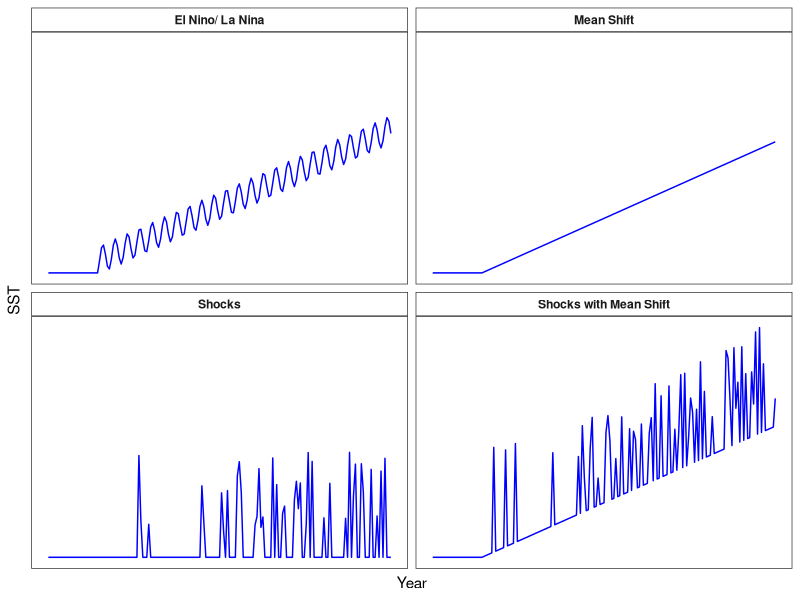
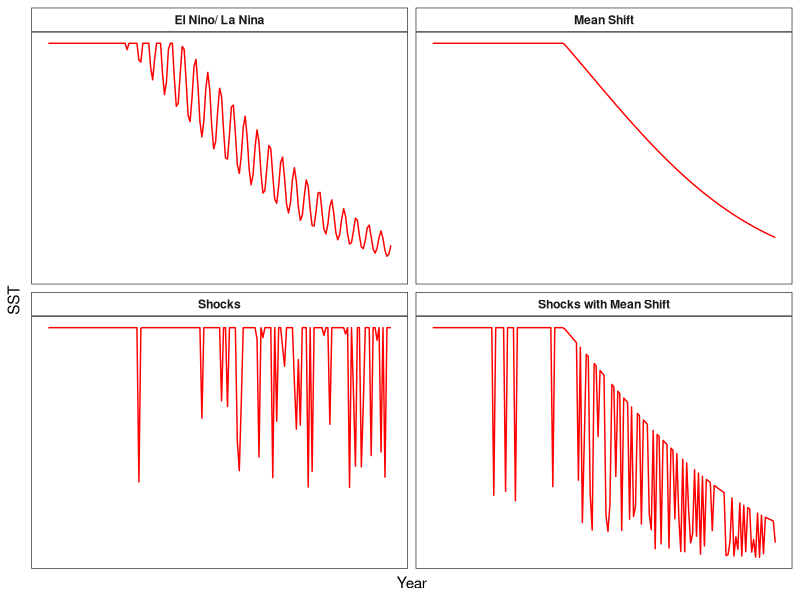

The R script that drew these images, in order:
library(tidyverse)
library(here)

addTaskCallback(function(...) {
  set.seed(42)
  TRUE
})
options(warn = -1)

years <- 175
NS.patches <- 100
EW.patches <- 20
opt.temp <- 25

calc_temp_mortality <- function(SST, opt.temp, temp.range, s) {
  nat.m <- array(0, c(nrow(SST), ncol(SST)))
  m <- 1 - exp((-(SST[, ] - opt.temp)^2) / (temp.range^2)) # temperature based mortality function from Walsworth et al.
  m <- 1 - m
  nat.m <- ifelse(m > s, s, m)
  return(nat.m)
}

### UNCOMMENT FOR CONSTANT MEAN SHIFT SST
SST.patches.mean <- array(opt.temp, c(NS.patches, EW.patches, years))
start_SST <- (opt.temp) + NS.patches * 0.02

for (i in 1:25) {
  SST <- start_SST
  for (lat in 1:NS.patches) {
    SST.patches.mean[lat, , i] <- SST
    SST <- SST - 0.02
  }
}

for (i in 26:years) {
  SST <- start_SST
  for (lat in 1:NS.patches) {
    SST.patches.mean[lat, , i] <- SST
    SST <- SST - 0.02
  }
  start_SST <- start_SST + 0.033
}

### UNCOMMENT FOR ENSO VARIABLE MEAN SST
SST.patches.enso <- array(opt.temp, c(NS.patches, EW.patches, years))
start_SST <- (opt.temp) + NS.patches * 0.02

for (i in 1:25) {
  SST <- start_SST
  for (lat in 1:NS.patches) {
    SST.patches.enso[lat, , i] <- SST
    SST <- SST - 0.02
  }
}

t <- seq(1, years - 25, 1)
b <- array(0, 25)
change <- 0.5 * sin(t) + 0.033
enso.value <- c(b, change)

for (i in 26:years) {
  SST <- start_SST
  for (lat in 1:NS.patches) {
    SST.patches.enso[lat, , i] <- SST
    SST <- SST - 0.02
  }
  start_SST <- start_SST + enso.value[i]
}

### UNCOMMENT FOR SHOCK SST CHANGES
SST.patches.shock <- array(opt.temp, c(NS.patches, EW.patches, years))
start_SST <- (opt.temp) + NS.patches * 0.02

for (i in 1:25) {
  SST <- start_SST
  for (lat in 1:NS.patches) {
    SST.patches.shock[lat, , i] <- SST
    SST <- SST - 0.02
  }
}

for (i in 26:years) {
  SST <- start_SST
  heat_prob <- runif(1, 0, 1)
  if ((i < 75 & heat_prob < 0.1) | (i >= 75 & heat_prob < 0.35)) {
    intensity <- runif(1, 1, 4)
    SST <- start_SST + intensity
  } else {
    SST <- start_SST
  }
  for (lat in 1:NS.patches) {
    SST.patches.shock[lat, , i] <- SST
    SST <- SST - 0.02
  }
}

### MEAN SHOCK
SST.patches.mean.shock <- array(opt.temp, c(NS.patches, EW.patches, years))
start_SST <- (opt.temp) + NS.patches * 0.02

for (i in 1:25) {
  SST <- start_SST
  for (lat in 1:NS.patches) {
    SST.patches.mean.shock[lat, , i] <- SST
    SST <- SST - 0.02
  }
}

for (i in 26:years) {
  heat_prob <- runif(1, 0, 1)
  if ((i < 75 & heat_prob < 0.1) | (i >= 75 & heat_prob < 0.35)) {
    intensity <- runif(1, 1, 4)
    SST <- start_SST + intensity
  } else {
    SST <- start_SST
  }
  for (lat in 1:NS.patches) {
    SST.patches.mean.shock[lat, , i] <- SST
    SST <- SST - 0.02
  }
  start_SST <- start_SST + 0.033
}

output_df_mean <- data.frame() # create dataframe to hold results
output_df_enso <- data.frame()
output_df_shock <- data.frame()
output_df_mean_shock <- data.frame()


# Mean --------------------------------------------------------------------

for (b in 1:years) {
  SSTdf_mean <- SST.patches.mean[, , b] %>%
    as.data.frame()

  SSTdf_mean$lat <- c(1:NS.patches)
  SSTdf_mean$year <- paste0(b)

  output_df_mean <- bind_rows(output_df_mean, SSTdf_mean)
}

SSTdf_mean <- output_df_mean %>%
  pivot_longer(V1:V20,
    names_to = "lon",
    values_to = "sst"
  ) %>%
  mutate(lon = case_when(
    lon == "V1" ~ 1,
    lon == "V2" ~ 2,
    lon == "V3" ~ 3,
    lon == "V4" ~ 4,
    lon == "V5" ~ 5,
    lon == "V6" ~ 6,
    lon == "V7" ~ 7,
    lon == "V8" ~ 8,
    lon == "V9" ~ 9,
    lon == "V10" ~ 10,
    lon == "V11" ~ 11,
    lon == "V12" ~ 12,
    lon == "V13" ~ 13,
    lon == "V14" ~ 14,
    lon == "V15" ~ 15,
    lon == "V16" ~ 16,
    lon == "V17" ~ 17,
    lon == "V18" ~ 18,
    lon == "V19" ~ 19,
    lon == "V20" ~ 20
  )) %>%
  mutate(year = as.numeric(year))

for (b in 1:years) {
  SSTdf_enso <- SST.patches.enso[, , b] %>%
    as.data.frame()
  
  SSTdf_enso$lat <- c(1:NS.patches)
  SSTdf_enso$year <- paste0(b)
  
  output_df_enso <- bind_rows(output_df_enso, SSTdf_enso)
}

SSTdf_enso <- output_df_enso %>%
  pivot_longer(V1:V20,
               names_to = "lon",
               values_to = "sst"
  ) %>%
  mutate(lon = case_when(
    lon == "V1" ~ 1,
    lon == "V2" ~ 2,
    lon == "V3" ~ 3,
    lon == "V4" ~ 4,
    lon == "V5" ~ 5,
    lon == "V6" ~ 6,
    lon == "V7" ~ 7,
    lon == "V8" ~ 8,
    lon == "V9" ~ 9,
    lon == "V10" ~ 10,
    lon == "V11" ~ 11,
    lon == "V12" ~ 12,
    lon == "V13" ~ 13,
    lon == "V14" ~ 14,
    lon == "V15" ~ 15,
    lon == "V16" ~ 16,
    lon == "V17" ~ 17,
    lon == "V18" ~ 18,
    lon == "V19" ~ 19,
    lon == "V20" ~ 20
  )) %>%
  mutate(year = as.numeric(year))

for (b in 1:years) {
  SSTdf_shock <- SST.patches.shock[, , b] %>%
    as.data.frame()
  
  SSTdf_shock$lat <- c(1:NS.patches)
  SSTdf_shock$year <- paste0(b)
  
  output_df_shock <- bind_rows(output_df_shock, SSTdf_shock)
}

SSTdf_shock <- output_df_shock %>%
  pivot_longer(V1:V20,
               names_to = "lon",
               values_to = "sst"
  ) %>%
  mutate(lon = case_when(
    lon == "V1" ~ 1,
    lon == "V2" ~ 2,
    lon == "V3" ~ 3,
    lon == "V4" ~ 4,
    lon == "V5" ~ 5,
    lon == "V6" ~ 6,
    lon == "V7" ~ 7,
    lon == "V8" ~ 8,
    lon == "V9" ~ 9,
    lon == "V10" ~ 10,
    lon == "V11" ~ 11,
    lon == "V12" ~ 12,
    lon == "V13" ~ 13,
    lon == "V14" ~ 14,
    lon == "V15" ~ 15,
    lon == "V16" ~ 16,
    lon == "V17" ~ 17,
    lon == "V18" ~ 18,
    lon == "V19" ~ 19,
    lon == "V20" ~ 20
  )) %>%
  mutate(year = as.numeric(year))

for (b in 1:years) {
  SSTdf_mean_shock <- SST.patches.mean.shock[, , b] %>%
    as.data.frame()
  
  SSTdf_mean_shock$lat <- c(1:NS.patches)
  SSTdf_mean_shock$year <- paste0(b)
  
  output_df_mean_shock <- bind_rows(output_df_mean_shock, SSTdf_mean_shock)
}

SSTdf_mean_shock <- output_df_mean_shock %>%
  pivot_longer(V1:V20,
               names_to = "lon",
               values_to = "sst"
  ) %>%
  mutate(lon = case_when(
    lon == "V1" ~ 1,
    lon == "V2" ~ 2,
    lon == "V3" ~ 3,
    lon == "V4" ~ 4,
    lon == "V5" ~ 5,
    lon == "V6" ~ 6,
    lon == "V7" ~ 7,
    lon == "V8" ~ 8,
    lon == "V9" ~ 9,
    lon == "V10" ~ 10,
    lon == "V11" ~ 11,
    lon == "V12" ~ 12,
    lon == "V13" ~ 13,
    lon == "V14" ~ 14,
    lon == "V15" ~ 15,
    lon == "V16" ~ 16,
    lon == "V17" ~ 17,
    lon == "V18" ~ 18,
    lon == "V19" ~ 19,
    lon == "V20" ~ 20
  )) %>%
  mutate(year = as.numeric(year))

SSTdf_mean <- SSTdf_mean %>%
  mutate(mortality = 1 - (1 - exp((-(sst - 25)^2) / (4^2)))) %>%
  mutate(survival = ifelse(mortality > 0.7, 0.7, mortality)) %>% 
  filter(lat %in% c(1,50,100)) %>% 
  filter(lon == 10) %>% 
  mutate(lat = as.factor(lat)) %>% 
  mutate(lat = case_when(
    lat == 1 ~ "Lowest Latitude",
    lat == 100 ~ "Highest Latitude",
    lat == 50 ~ "Within MPA"
  )) %>% filter(lat == "Within MPA") %>% 
  mutate(climate = "Mean Shift")

SSTdf_enso <- SSTdf_enso %>%
  mutate(mortality = 1 - (1 - exp((-(sst - 25)^2) / (4^2)))) %>%
  mutate(survival = ifelse(mortality > 0.7, 0.7, mortality)) %>% 
  filter(lat %in% c(1,50,100)) %>% 
  filter(lon == 10) %>% 
  mutate(lat = as.factor(lat)) %>% 
  mutate(lat = case_when(
    lat == 1 ~ "Lowest Latitude",
    lat == 100 ~ "Highest Latitude",
    lat == 50 ~ "Within MPA"
  )) %>% filter(lat == "Within MPA") %>% 
  mutate(climate = "El Nino/ La Nina")

SSTdf_shock <- SSTdf_shock %>%
  mutate(mortality = 1 - (1 - exp((-(sst - 25)^2) / (4^2)))) %>%
  mutate(survival = ifelse(mortality > 0.7, 0.7, mortality)) %>% 
  filter(lat %in% c(1,50,100)) %>% 
  filter(lon == 10) %>% 
  mutate(lat = as.factor(lat)) %>% 
  mutate(lat = case_when(
    lat == 1 ~ "Lowest Latitude",
    lat == 100 ~ "Highest Latitude",
    lat == 50 ~ "Within MPA"
  )) %>% filter(lat == "Within MPA") %>% 
  mutate(climate = "Shocks")

SSTdf_mean_shock <- SSTdf_mean_shock %>%
  mutate(mortality = 1 - (1 - exp((-(sst - 25)^2) / (4^2)))) %>%
  mutate(survival = ifelse(mortality > 0.7, 0.7, mortality)) %>% 
  filter(lat %in% c(1,50,100)) %>% 
  filter(lon == 10) %>% 
  mutate(lat = as.factor(lat)) %>% 
  mutate(lat = case_when(
    lat == 1 ~ "Lowest Latitude",
    lat == 100 ~ "Highest Latitude",
    lat == 50 ~ "Within MPA"
  )) %>% filter(lat == "Within MPA") %>% 
  mutate(climate = "Shocks with Mean Shift")

SSTdf = list(SSTdf_enso, SSTdf_mean, SSTdf_mean_shock, SSTdf_shock) %>% 
  reduce(full_join)

temp = ggplot(SSTdf) +
  geom_line(aes(year, sst), color = "blue") +
  facet_wrap(~ climate) +
  labs(x = "Year", y = "SST") +
  theme_bw() +
  scale_color_viridis_d() +
  theme(
    panel.grid = element_blank(),
    axis.text.x = element_blank(),
    axis.text.y.left = element_blank(),
    axis.ticks = element_blank(),
    panel.grid.minor = element_blank(),
    strip.text = element_text(face = "bold"),
    strip.background = element_rect(fill = "white")
  )

survive = ggplot(SSTdf) +
  geom_line(aes(year, survival), color = "red") +
  facet_wrap(~ climate) +
  labs(x = "Year", y = "SST") +
  theme_bw() +
  scale_color_viridis_d() +
  theme(
    panel.grid = element_blank(),
    axis.text.x = element_blank(),
    axis.text.y.left = element_blank(),
    axis.ticks = element_blank(),
    panel.grid.minor = element_blank(),
    strip.text = element_text(face = "bold"),
    strip.background = element_rect(fill = "white")
  )


ggsave(temp, file = paste0("temp.pdf"), path = here("04_figs", "climate"), height = 10, width = 10)
ggsave(survive, file = paste0("mortality.pdf"), path = here("04_figs", "climate"), height = 10, width = 10)
